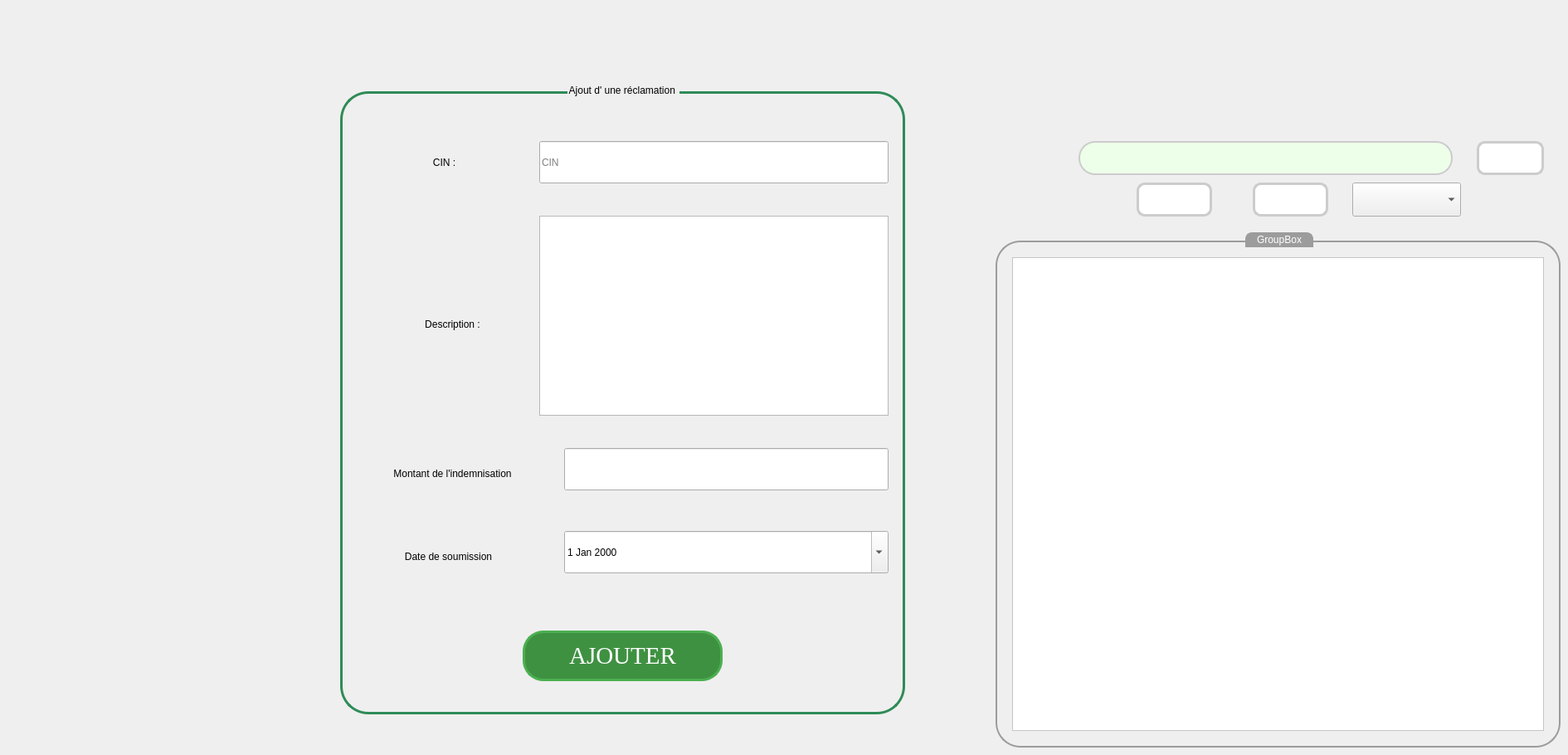
    <widget class="QWidget" name="RECLAMATION">
     <widget class="QGroupBox" name="groupBox_5">
      <property name="geometry">
       <rect>
        <x>410</x>
        <y>100</y>
        <width>681</width>
        <height>761</height>
       </rect>
      </property>
      <property name="styleSheet">
       <string notr="true">QGroupBox {
    border: 3px solid #2e8b57;
    border-radius: 34px;
    margin-top: 10px;
    padding: 10px;
    font: 75 22pt &quot;Times New Roman&quot;;
}

QVBoxLayout {
    background-color: #e0e0e0; /* Couleur de fond pour le QVBoxLayout */
    padding: 15px; /* Ajout de marge interne au QVBoxLayout */
}

/* Styles pour les widgets (par exemple, QLabel, QLineEdit, etc.) dans le QVBoxLayout */
QVBoxLayout QLabel {
    color: #333333;
    font-size: 16px;
    margin-bottom: 5px;
}

QVBoxLayout QLineEdit, QVBoxLayout QTextEdit, QVBoxLayout QDateEdit, QVBoxLayout QComboBox {
    margin-bottom: 10px;
    padding: 8px;
    border: 1px solid #ccc;
    border-radius: 5px;
    width: 200px;
}

QVBoxLayout QLineEdit:hover, QVBoxLayout QTextEdit:hover, QVBoxLayout QDateEdit:hover, QVBoxLayout QComboBox:hover {
    border: 1px solid #2e8b57;
}

/* Styles pour les boutons dans le QVBoxLayout */
QVBoxLayout QPushButton {
    background-color: #4285f4;
    color: #ffffff;
    padding: 10px 20px;
    border: none;
    border-radius: 8px;
}

QVBoxLayout QPushButton:hover {
    background-color: #2e5f22;
}
</string>
      </property>
      <property name="title">
       <string>Ajout d' une réclamation </string>
      </property>
      <property name="alignment">
       <set>Qt::AlignCenter</set>
      </property>
      <widget class="QLabel" name="CIN_3">
       <property name="geometry">
        <rect>
         <x>-40</x>
         <y>440</y>
         <width>351</width>
         <height>61</height>
        </rect>
       </property>
       <property name="styleSheet">
        <string notr="true">font: 75 14pt &quot;Times New Roman&quot;;</string>
       </property>
       <property name="text">
        <string>Montant de l'indemnisation</string>
       </property>
       <property name="alignment">
        <set>Qt::AlignCenter</set>
       </property>
      </widget>
      <widget class="QLabel" name="NOM_3">
       <property name="geometry">
        <rect>
         <x>40</x>
         <y>260</y>
         <width>191</width>
         <height>61</height>
        </rect>
       </property>
       <property name="styleSheet">
        <string notr="true">font: 75 18pt &quot;Times New Roman&quot;;</string>
       </property>
       <property name="text">
        <string>Description :</string>
       </property>
       <property name="alignment">
        <set>Qt::AlignCenter</set>
       </property>
      </widget>
      <widget class="QLineEdit" name="lineEdit_23">
       <property name="geometry">
        <rect>
         <x>240</x>
         <y>70</y>
         <width>421</width>
         <height>51</height>
        </rect>
       </property>
       <property name="text">
        <string/>
       </property>
       <property name="placeholderText">
        <string>CIN </string>
       </property>
      </widget>
      <widget class="QLineEdit" name="lineEdit_24">
       <property name="geometry">
        <rect>
         <x>270</x>
         <y>440</y>
         <width>391</width>
         <height>51</height>
        </rect>
       </property>
       <property name="styleSheet">
        <string notr="true">QLineEdit {
    placeholder-text: &quot;Veuillez saisir votre nom&quot;;
}
</string>
       </property>
      </widget>
      <widget class="QLabel" name="TELEPHONE_2">
       <property name="geometry">
        <rect>
         <x>-70</x>
         <y>540</y>
         <width>401</width>
         <height>61</height>
        </rect>
       </property>
       <property name="styleSheet">
        <string notr="true">font: 75 18pt &quot;Times New Roman&quot;;</string>
       </property>
       <property name="text">
        <string>Date de soumission</string>
       </property>
       <property name="alignment">
        <set>Qt::AlignCenter</set>
       </property>
      </widget>
      <widget class="QDateEdit" name="dateEdit_4">
       <property name="geometry">
        <rect>
         <x>270</x>
         <y>540</y>
         <width>391</width>
         <height>51</height>
        </rect>
       </property>
       <property name="calendarPopup">
        <bool>true</bool>
       </property>
      </widget>
      <widget class="QTextEdit" name="textEdit">
       <property name="geometry">
        <rect>
         <x>240</x>
         <y>160</y>
         <width>421</width>
         <height>241</height>
        </rect>
       </property>
      </widget>
      <widget class="QLabel" name="CIN_8">
       <property name="geometry">
        <rect>
         <x>-30</x>
         <y>70</y>
         <width>311</width>
         <height>51</height>
        </rect>
       </property>
       <property name="styleSheet">
        <string notr="true">font: 75 18pt &quot;Times New Roman&quot;;</string>
       </property>
       <property name="text">
        <string>CIN :</string>
       </property>
       <property name="alignment">
        <set>Qt::AlignCenter</set>
       </property>
      </widget>
      <widget class="QPushButton" name="pushButton_8">
       <property name="geometry">
        <rect>
         <x>220</x>
         <y>660</y>
         <width>241</width>
         <height>61</height>
        </rect>
       </property>
       <property name="font">
        <font>
         <family>Times New Roman</family>
         <pointsize>22</pointsize>
        </font>
       </property>
       <property name="styleSheet">
        <string notr="true">/* Style de base pour le QPushButton */
QPushButton {
    background-color: #3f9142; /* Vert primaire du thème d'assurance */
    color: #ffffff; /* Texte blanc */
    border: 3px solid #4CAF50; /* Bordure verte */
    border-radius: 25px; /* Coins arrondis */
    padding: 5px 10px; /* Espacement interne */
}

/* Style du QPushButton lorsqu'il est survolé */
QPushButton:hover {
    background-color: #45a049; /* Vert plus foncé au survol */
}

/* Style du QPushButton lorsqu'il est pressé (clic) */
QPushButton:pressed {
    background-color: #3c8942; /* Vert encore plus foncé au clic */
}

/* Style du QPushButton lorsqu'il est en focus (tabulation) */
QPushButton:focus {
    outline: none; /* Supprimer le contour par défaut */
    border: 2px solid #3c8942; /* Bordure plus foncée lorsqu'en focus */
}

/* Style du QPushButton lorsqu'il est désactivé */
QPushButton:disabled {
    background-color: #b0b0b0; /* Fond gris clair pour les boutons désactivés */
    color: #707070; /* Couleur du texte grise pour les boutons désactivés */
    border: 2px solid #b0b0b0; /* Bordure grise pour les boutons désactivés */
}

/* Style général pour les widgets lorsqu'ils sont désactivés */
QWidget:disabled {
    background-color: #f0f0f0; /* Fond gris clair pour les widgets désactivés */
    color: #a0a0a0; /* Couleur du texte grise pour les widgets désactivés */
}
</string>
       </property>
       <property name="text">
        <string>AJOUTER</string>
       </property>
      </widget>
     </widget>
     <widget class="QGroupBox" name="groupBox_14">
      <property name="geometry">
       <rect>
        <x>1200</x>
        <y>280</y>
        <width>681</width>
        <height>621</height>
       </rect>
      </property>
      <property name="styleSheet">
       <string notr="true">QGroupBox {
    border: 2px solid #9C9C9C; /* Bordure du groupe box */
    border-radius: 30px; /* Coins arrondis */
    margin-top: 10px; /* Marge supérieure pour l'espacement avec d'autres éléments */
}

QGroupBox::title {
    subcontrol-origin: margin;
    subcontrol-position: top center;
    padding: 0 10px; /* Espacement interne pour le titre */
    background-color: #9C9C9C; /* Couleur de fond du titre */
    color: #fff; /* Couleur du texte du titre */
    border: 2px solid #9C9C9C; /* Bordure du titre */
    border-top-left-radius: 8px; /* Coins arrondis en haut à gauche du titre */
    border-top-right-radius: 8px; /* Coins arrondis en haut à droite du titre */
}

/* Style pour le contenu interne du QGroupBox (facultatif) */
QGroupBox QWidget {
    background-color: #fff; /* Couleur de fond du contenu interne */
    padding: 10px; /* Espacement interne du contenu interne */
}
</string>
      </property>
      <property name="title">
       <string>GroupBox</string>
      </property>
      <widget class="QTableView" name="tableView_8">
       <property name="geometry">
        <rect>
         <x>20</x>
         <y>30</y>
         <width>641</width>
         <height>571</height>
        </rect>
       </property>
       <property name="styleSheet">
        <string notr="true"/>
       </property>
      </widget>
     </widget>
     <widget class="QLineEdit" name="lineEdit_10">
      <property name="geometry">
       <rect>
        <x>1300</x>
        <y>170</y>
        <width>451</width>
        <height>41</height>
       </rect>
      </property>
      <property name="styleSheet">
       <string notr="true">QLineEdit {
	background-color: rgb(237, 255, 233);
    padding: 6px; /* Espace intérieur du QLineEdit */
    border: 2px solid #ccc; /* Bordure grise */
    border-radius: 20px; /* Coins arrondis plus prononcés */
}

QLineEdit:focus {
    border-color: #4CAF50; /* Couleur de la bordure lorsque le QLineEdit est sélectionné */
    outline: none; /* Supprime l'effet de focus par défaut */
}

QLineEdit::placeholder {
    color: #999; /* Couleur du texte de l'indicateur de champ */
}

QLineEdit::hover {
    border-color: #aaa; /* Couleur de la bordure lors du survol */
}
</string>
      </property>
     </widget>
     <widget class="QPushButton" name="PDF_8">
      <property name="geometry">
       <rect>
        <x>1510</x>
        <y>220</y>
        <width>91</width>
        <height>41</height>
       </rect>
      </property>
      <property name="styleSheet">
       <string notr="true">QPushButton {
    padding: 6px 12px; /* Espace intérieur du bouton */
    border: 3px solid #ccc; /* Bordure grise */
    border-radius: 10px; /* Coins arrondis */
    background-color: #fff; /* Couleur de fond */
    transition: background-color 0.3s, border-color 0.3s; /* Transition douce pour le survol */
}

QPushButton:hover {
    border-color: #555; /* Couleur de la bordure lors du survol */
    background-color: #eee; /* Nouvelle couleur de fond lors du survol */
}

QPushButton:pressed {
    background-color: #ddd; /* Couleur de fond lorsque le bouton est enfoncé */
}

QPushButton:focus {
    outline: none; /* Supprime l'effet de focus par défaut */
}
</string>
      </property>
      <property name="text">
       <string/>
      </property>
      <property name="icon">
       <iconset resource="ressources.qrc">
        <normaloff>:/img/img/pdf.svg</normaloff>:/img/img/pdf.svg</iconset>
      </property>
      <property name="iconSize">
       <size>
        <width>30</width>
        <height>30</height>
       </size>
      </property>
     </widget>
     <widget class="QPushButton" name="RECHERCHE_8">
      <property name="geometry">
       <rect>
        <x>1780</x>
        <y>170</y>
        <width>81</width>
        <height>41</height>
       </rect>
      </property>
      <property name="styleSheet">
       <string notr="true">QPushButton {
    padding: 6px 12px; /* Espace intérieur du bouton */
    border: 3px solid #ccc; /* Bordure grise */
    border-radius: 10px; /* Coins arrondis */
    background-color: #fff; /* Couleur de fond */
    transition: background-color 0.3s, border-color 0.3s; /* Transition douce pour le survol */
}

QPushButton:hover {
    border-color: #555; /* Couleur de la bordure lors du survol */
    background-color: #eee; /* Nouvelle couleur de fond lors du survol */
}

QPushButton:pressed {
    background-color: #ddd; /* Couleur de fond lorsque le bouton est enfoncé */
}

QPushButton:focus {
    outline: none; /* Supprime l'effet de focus par défaut */
}
</string>
      </property>
      <property name="text">
       <string/>
      </property>
      <property name="icon">
       <iconset resource="ressources.qrc">
        <normaloff>:/img/img/recherche.svg</normaloff>:/img/img/recherche.svg</iconset>
      </property>
      <property name="iconSize">
       <size>
        <width>20</width>
        <height>20</height>
       </size>
      </property>
     </widget>
     <widget class="QPushButton" name="STATISTISTIQUE_8">
      <property name="geometry">
       <rect>
        <x>1370</x>
        <y>220</y>
        <width>91</width>
        <height>41</height>
       </rect>
      </property>
      <property name="styleSheet">
       <string notr="true">QPushButton {
    padding: 6px 12px; /* Espace intérieur du bouton */
    border: 3px solid #ccc; /* Bordure grise */
    border-radius: 10px; /* Coins arrondis */
    background-color: #fff; /* Couleur de fond */
    transition: background-color 0.3s, border-color 0.3s; /* Transition douce pour le survol */
}

QPushButton:hover {
    border-color: #555; /* Couleur de la bordure lors du survol */
    background-color: #eee; /* Nouvelle couleur de fond lors du survol */
}

QPushButton:pressed {
    background-color: #ddd; /* Couleur de fond lorsque le bouton est enfoncé */
}

QPushButton:focus {
    outline: none; /* Supprime l'effet de focus par défaut */
}
</string>
      </property>
      <property name="text">
       <string/>
      </property>
      <property name="icon">
       <iconset resource="ressources.qrc">
        <normaloff>:/img/img/stat.svg</normaloff>:/img/img/stat.svg</iconset>
      </property>
      <property name="iconSize">
       <size>
        <width>23</width>
        <height>23</height>
       </size>
      </property>
     </widget>
     <widget class="QComboBox" name="TRI_8">
      <property name="geometry">
       <rect>
        <x>1630</x>
        <y>220</y>
        <width>131</width>
        <height>41</height>
       </rect>
      </property>
      <property name="styleSheet">
       <string notr="true"/>
      </property>
      <item>
       <property name="text">
        <string/>
       </property>
       <property name="icon">
        <iconset>
         <normaloff>../../../../Downloads/sort-svgrepo-com.svg</normaloff>../../../../Downloads/sort-svgrepo-com.svg</iconset>
       </property>
      </item>
      <item>
       <property name="text">
        <string/>
       </property>
       <property name="icon">
        <iconset>
         <normaloff>../../../../Downloads/sort-descending-svgrepo-com.svg</normaloff>../../../../Downloads/sort-descending-svgrepo-com.svg</iconset>
       </property>
      </item>
     </widget>
    </widget>
